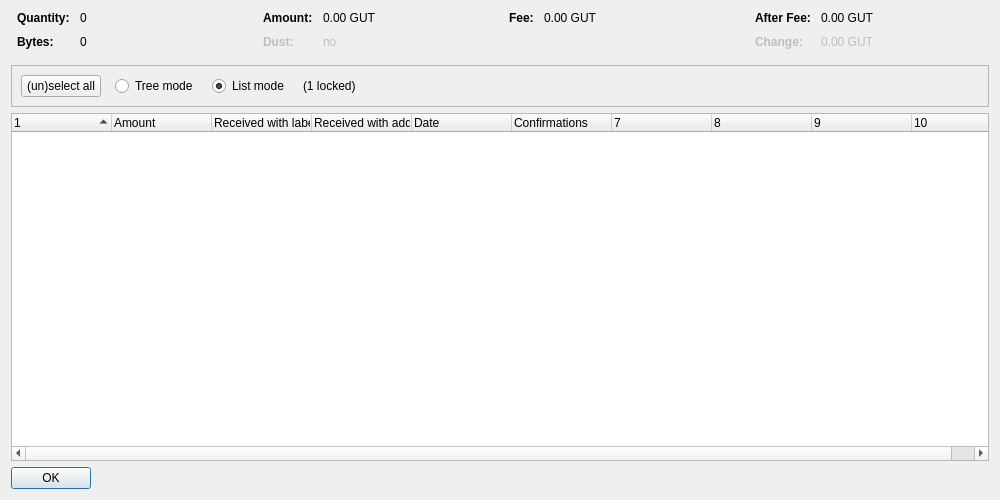
<?xml version="1.0" encoding="UTF-8"?>
<ui version="4.0">
 <class>CoinControlDialog</class>
 <widget class="QDialog" name="CoinControlDialog">
  <property name="geometry">
   <rect>
    <x>0</x>
    <y>0</y>
    <width>1000</width>
    <height>500</height>
   </rect>
  </property>
  <property name="windowTitle">
   <string>Coin Selection</string>
  </property>
  <layout class="QVBoxLayout" name="verticalLayout">
   <item>
    <layout class="QHBoxLayout" name="horizontalLayoutTop" stretch="0,0,0,0">
     <property name="topMargin">
      <number>0</number>
     </property>
     <property name="bottomMargin">
      <number>10</number>
     </property>
     <item>
      <layout class="QFormLayout" name="formLayoutCoinControl1">
       <property name="horizontalSpacing">
        <number>10</number>
       </property>
       <property name="verticalSpacing">
        <number>10</number>
       </property>
       <property name="leftMargin">
        <number>6</number>
       </property>
       <property name="rightMargin">
        <number>6</number>
       </property>
       <item row="0" column="0">
        <widget class="QLabel" name="labelCoinControlQuantityText">
         <property name="font">
          <font>
           <weight>75</weight>
           <bold>true</bold>
          </font>
         </property>
         <property name="text">
          <string>Quantity:</string>
         </property>
        </widget>
       </item>
       <item row="0" column="1">
        <widget class="QLabel" name="labelCoinControlQuantity">
         <property name="cursor">
          <cursorShape>IBeamCursor</cursorShape>
         </property>
         <property name="contextMenuPolicy">
          <enum>Qt::ActionsContextMenu</enum>
         </property>
         <property name="text">
          <string notr="true">0</string>
         </property>
         <property name="textInteractionFlags">
          <set>Qt::LinksAccessibleByMouse|Qt::TextSelectableByKeyboard|Qt::TextSelectableByMouse</set>
         </property>
        </widget>
       </item>
       <item row="1" column="0">
        <widget class="QLabel" name="labelCoinControlBytesText">
         <property name="font">
          <font>
           <weight>75</weight>
           <bold>true</bold>
          </font>
         </property>
         <property name="text">
          <string>Bytes:</string>
         </property>
        </widget>
       </item>
       <item row="1" column="1">
        <widget class="QLabel" name="labelCoinControlBytes">
         <property name="cursor">
          <cursorShape>IBeamCursor</cursorShape>
         </property>
         <property name="contextMenuPolicy">
          <enum>Qt::ActionsContextMenu</enum>
         </property>
         <property name="text">
          <string notr="true">0</string>
         </property>
         <property name="textInteractionFlags">
          <set>Qt::LinksAccessibleByMouse|Qt::TextSelectableByKeyboard|Qt::TextSelectableByMouse</set>
         </property>
        </widget>
       </item>
      </layout>
     </item>
     <item>
      <layout class="QFormLayout" name="formLayoutCoinControl2">
       <property name="horizontalSpacing">
        <number>10</number>
       </property>
       <property name="verticalSpacing">
        <number>10</number>
       </property>
       <property name="leftMargin">
        <number>6</number>
       </property>
       <property name="rightMargin">
        <number>6</number>
       </property>
       <item row="0" column="0">
        <widget class="QLabel" name="labelCoinControlAmountText">
         <property name="font">
          <font>
           <weight>75</weight>
           <bold>true</bold>
          </font>
         </property>
         <property name="text">
          <string>Amount:</string>
         </property>
        </widget>
       </item>
       <item row="0" column="1">
        <widget class="QLabel" name="labelCoinControlAmount">
         <property name="cursor">
          <cursorShape>IBeamCursor</cursorShape>
         </property>
         <property name="contextMenuPolicy">
          <enum>Qt::ActionsContextMenu</enum>
         </property>
         <property name="text">
          <string notr="true">0.00 GUT</string>
         </property>
         <property name="textInteractionFlags">
          <set>Qt::LinksAccessibleByMouse|Qt::TextSelectableByKeyboard|Qt::TextSelectableByMouse</set>
         </property>
        </widget>
       </item>
       <item row="1" column="0">
        <widget class="QLabel" name="labelCoinControlLowOutputText">
         <property name="enabled">
          <bool>false</bool>
         </property>
         <property name="font">
          <font>
           <weight>75</weight>
           <bold>true</bold>
          </font>
         </property>
         <property name="text">
          <string>Dust:</string>
         </property>
        </widget>
       </item>
       <item row="1" column="1">
        <widget class="QLabel" name="labelCoinControlLowOutput">
         <property name="enabled">
          <bool>false</bool>
         </property>
         <property name="cursor">
          <cursorShape>IBeamCursor</cursorShape>
         </property>
         <property name="contextMenuPolicy">
          <enum>Qt::ActionsContextMenu</enum>
         </property>
         <property name="text">
          <string notr="true">no</string>
         </property>
         <property name="textInteractionFlags">
          <set>Qt::LinksAccessibleByMouse|Qt::TextSelectableByKeyboard|Qt::TextSelectableByMouse</set>
         </property>
        </widget>
       </item>
      </layout>
     </item>
     <item>
      <layout class="QFormLayout" name="formLayoutCoinControl3">
       <property name="horizontalSpacing">
        <number>10</number>
       </property>
       <property name="verticalSpacing">
        <number>10</number>
       </property>
       <property name="leftMargin">
        <number>6</number>
       </property>
       <property name="rightMargin">
        <number>6</number>
       </property>
       <item row="0" column="0">
        <widget class="QLabel" name="labelCoinControlFeeText">
         <property name="font">
          <font>
           <weight>75</weight>
           <bold>true</bold>
          </font>
         </property>
         <property name="text">
          <string>Fee:</string>
         </property>
        </widget>
       </item>
       <item row="0" column="1">
        <widget class="QLabel" name="labelCoinControlFee">
         <property name="cursor">
          <cursorShape>IBeamCursor</cursorShape>
         </property>
         <property name="contextMenuPolicy">
          <enum>Qt::ActionsContextMenu</enum>
         </property>
         <property name="text">
          <string notr="true">0.00 GUT</string>
         </property>
         <property name="textInteractionFlags">
          <set>Qt::LinksAccessibleByMouse|Qt::TextSelectableByKeyboard|Qt::TextSelectableByMouse</set>
         </property>
        </widget>
       </item>
      </layout>
     </item>
     <item>
      <layout class="QFormLayout" name="formLayoutCoinControl4">
       <property name="horizontalSpacing">
        <number>10</number>
       </property>
       <property name="verticalSpacing">
        <number>10</number>
       </property>
       <property name="leftMargin">
        <number>6</number>
       </property>
       <property name="rightMargin">
        <number>6</number>
       </property>
       <item row="0" column="0">
        <widget class="QLabel" name="labelCoinControlAfterFeeText">
         <property name="font">
          <font>
           <weight>75</weight>
           <bold>true</bold>
          </font>
         </property>
         <property name="text">
          <string>After Fee:</string>
         </property>
        </widget>
       </item>
       <item row="0" column="1">
        <widget class="QLabel" name="labelCoinControlAfterFee">
         <property name="cursor">
          <cursorShape>IBeamCursor</cursorShape>
         </property>
         <property name="contextMenuPolicy">
          <enum>Qt::ActionsContextMenu</enum>
         </property>
         <property name="text">
          <string notr="true">0.00 GUT</string>
         </property>
         <property name="textInteractionFlags">
          <set>Qt::LinksAccessibleByMouse|Qt::TextSelectableByKeyboard|Qt::TextSelectableByMouse</set>
         </property>
        </widget>
       </item>
       <item row="1" column="0">
        <widget class="QLabel" name="labelCoinControlChangeText">
         <property name="enabled">
          <bool>false</bool>
         </property>
         <property name="font">
          <font>
           <weight>75</weight>
           <bold>true</bold>
          </font>
         </property>
         <property name="text">
          <string>Change:</string>
         </property>
        </widget>
       </item>
       <item row="1" column="1">
        <widget class="QLabel" name="labelCoinControlChange">
         <property name="enabled">
          <bool>false</bool>
         </property>
         <property name="cursor">
          <cursorShape>IBeamCursor</cursorShape>
         </property>
         <property name="contextMenuPolicy">
          <enum>Qt::ActionsContextMenu</enum>
         </property>
         <property name="text">
          <string notr="true">0.00 GUT</string>
         </property>
         <property name="textInteractionFlags">
          <set>Qt::LinksAccessibleByMouse|Qt::TextSelectableByKeyboard|Qt::TextSelectableByMouse</set>
         </property>
        </widget>
       </item>
      </layout>
     </item>
    </layout>
   </item>
   <item>
    <widget class="QFrame" name="frame">
     <property name="minimumSize">
      <size>
       <width>0</width>
       <height>40</height>
      </size>
     </property>
     <property name="frameShape">
      <enum>QFrame::StyledPanel</enum>
     </property>
     <property name="frameShadow">
      <enum>QFrame::Sunken</enum>
     </property>
     <layout class="QHBoxLayout" name="horizontalLayout">
      <item>
       <layout class="QHBoxLayout" name="horizontalLayoutPanel" stretch="0,0,0,0,0">
        <property name="spacing">
         <number>14</number>
        </property>
        <item>
         <widget class="QPushButton" name="pushButtonSelectAll">
          <property name="sizePolicy">
           <sizepolicy hsizetype="Maximum" vsizetype="Fixed">
            <horstretch>0</horstretch>
            <verstretch>0</verstretch>
           </sizepolicy>
          </property>
          <property name="text">
           <string>(un)select all</string>
          </property>
          <property name="autoDefault">
           <bool>false</bool>
          </property>
         </widget>
        </item>
        <item>
         <widget class="QRadioButton" name="radioTreeMode">
          <property name="sizePolicy">
           <sizepolicy hsizetype="Maximum" vsizetype="Fixed">
            <horstretch>0</horstretch>
            <verstretch>0</verstretch>
           </sizepolicy>
          </property>
          <property name="text">
           <string>Tree mode</string>
          </property>
         </widget>
        </item>
        <item>
         <widget class="QRadioButton" name="radioListMode">
          <property name="sizePolicy">
           <sizepolicy hsizetype="Maximum" vsizetype="Fixed">
            <horstretch>0</horstretch>
            <verstretch>0</verstretch>
           </sizepolicy>
          </property>
          <property name="text">
           <string>List mode</string>
          </property>
          <property name="checked">
           <bool>true</bool>
          </property>
         </widget>
        </item>
        <item>
         <widget class="QLabel" name="labelLocked">
          <property name="text">
           <string notr="true">(1 locked)</string>
          </property>
         </widget>
        </item>
        <item>
         <spacer name="horizontalSpacer">
          <property name="orientation">
           <enum>Qt::Horizontal</enum>
          </property>
          <property name="sizeHint" stdset="0">
           <size>
            <width>40</width>
            <height>20</height>
           </size>
          </property>
         </spacer>
        </item>
       </layout>
      </item>
     </layout>
    </widget>
   </item>
   <item>
    <widget class="CoinControlTreeWidget" name="treeWidget">
     <property name="contextMenuPolicy">
      <enum>Qt::CustomContextMenu</enum>
     </property>
     <property name="sortingEnabled">
      <bool>false</bool>
     </property>
     <property name="columnCount">
      <number>10</number>
     </property>
     <attribute name="headerShowSortIndicator" stdset="0">
      <bool>true</bool>
     </attribute>
     <attribute name="headerStretchLastSection">
      <bool>false</bool>
     </attribute>
     <column>
      <property name="text">
       <string/>
      </property>
     </column>
     <column>
      <property name="text">
       <string>Amount</string>
      </property>
     </column>
     <column>
      <property name="text">
       <string>Received with label</string>
      </property>
     </column>
     <column>
      <property name="text">
       <string>Received with address</string>
      </property>
     </column>
     <column>
      <property name="text">
       <string>Date</string>
      </property>
     </column>
     <column>
      <property name="text">
       <string>Confirmations</string>
      </property>
      <property name="toolTip">
       <string>Confirmed</string>
      </property>
     </column>
     <column>
      <property name="text">
       <string/>
      </property>
     </column>
     <column>
      <property name="text">
       <string/>
      </property>
     </column>
     <column>
      <property name="text">
       <string/>
      </property>
     </column>
     <column>
      <property name="text">
       <string/>
      </property>
     </column>
    </widget>
   </item>
   <item>
    <widget class="QDialogButtonBox" name="buttonBox">
     <property name="sizePolicy">
      <sizepolicy hsizetype="Maximum" vsizetype="Fixed">
       <horstretch>0</horstretch>
       <verstretch>0</verstretch>
      </sizepolicy>
     </property>
     <property name="orientation">
      <enum>Qt::Horizontal</enum>
     </property>
     <property name="standardButtons">
      <set>QDialogButtonBox::Ok</set>
     </property>
    </widget>
   </item>
  </layout>
 </widget>
 <customwidgets>
  <customwidget>
   <class>CoinControlTreeWidget</class>
   <extends>QTreeWidget</extends>
   <header>coincontroltreewidget.h</header>
  </customwidget>
 </customwidgets>
 <resources/>
 <connections/>
</ui>
